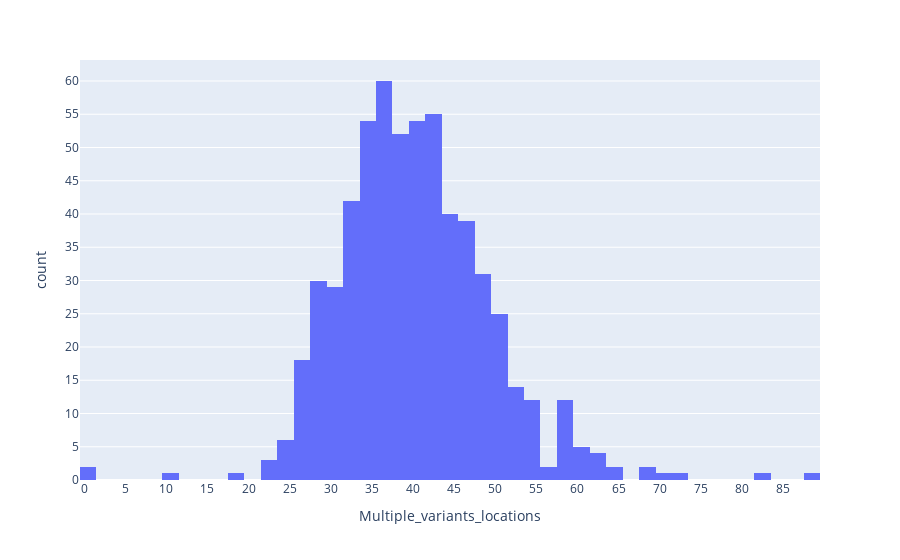

Notebook code for this chart:
### Code cell
# Graph for seeing the distribution of the num of multiple variants locations.

fig = px.histogram(df, x='Multiple_variants_locations')
fig.update_xaxes(nticks=35)
fig.update_yaxes(nticks=30)


fig.show()

### Figure 1 — Plotly figure (JSON) as saved in the notebook; plotly's stock layout.template omitted (floating-point values rounded to 4 significant figures; data arrays with more than 128 entries replaced by an {"elided": "..."} marker saying what was removed)
{"data": [{"alignmentgroup": "True", "bingroup": "x", "hovertemplate": "Multiple_variants_locations=%{x}<br>count=%{y}<extra></extra>", "legendgroup": "", "marker": {"color": "#636efa", "pattern": {"shape": ""}}, "name": "", "offsetgroup": "", "orientation": "v", "showlegend": false, "type": "histogram", "x": {"elided": "599 int values"}, "xaxis": "x", "yaxis": "y"}], "layout": {"barmode": "relative", "legend": {"tracegroupgap": 0}, "margin": {"t": 60}, "xaxis": {"anchor": "y", "domain": [0, 1], "nticks": 35, "title": {"text": "Multiple_variants_locations"}}, "yaxis": {"anchor": "x", "domain": [0, 1], "nticks": 30, "title": {"text": "count"}}}}
